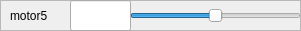
       <widget class="QFrame" name="frame_16">
        <property name="geometry">
         <rect>
          <x>0</x>
          <y>390</y>
          <width>301</width>
          <height>31</height>
         </rect>
        </property>
        <property name="frameShape">
         <enum>QFrame::StyledPanel</enum>
        </property>
        <property name="frameShadow">
         <enum>QFrame::Raised</enum>
        </property>
        <widget class="QSlider" name="motor5">
         <property name="geometry">
          <rect>
           <x>130</x>
           <y>0</y>
           <width>171</width>
           <height>31</height>
          </rect>
         </property>
         <property name="minimum">
          <number>-50</number>
         </property>
         <property name="maximum">
          <number>50</number>
         </property>
         <property name="orientation">
          <enum>Qt::Horizontal</enum>
         </property>
        </widget>
        <widget class="QLabel" name="label_15">
         <property name="geometry">
          <rect>
           <x>10</x>
           <y>0</y>
           <width>91</width>
           <height>31</height>
          </rect>
         </property>
         <property name="text">
          <string>motor5</string>
         </property>
        </widget>
        <widget class="QFrame" name="frame_17">
         <property name="geometry">
          <rect>
           <x>40</x>
           <y>30</y>
           <width>301</width>
           <height>31</height>
          </rect>
         </property>
         <property name="frameShape">
          <enum>QFrame::StyledPanel</enum>
         </property>
         <property name="frameShadow">
          <enum>QFrame::Raised</enum>
         </property>
         <widget class="QSlider" name="horizontalSlider_10">
          <property name="geometry">
           <rect>
            <x>70</x>
            <y>0</y>
            <width>231</width>
            <height>31</height>
           </rect>
          </property>
          <property name="orientation">
           <enum>Qt::Horizontal</enum>
          </property>
         </widget>
         <widget class="QLabel" name="label_16">
          <property name="geometry">
           <rect>
            <x>10</x>
            <y>0</y>
            <width>91</width>
            <height>31</height>
           </rect>
          </property>
          <property name="text">
           <string>motor0</string>
          </property>
         </widget>
        </widget>
        <widget class="QLineEdit" name="setPoint_motor5">
         <property name="geometry">
          <rect>
           <x>70</x>
           <y>0</y>
           <width>61</width>
           <height>31</height>
          </rect>
         </property>
         <property name="readOnly">
          <bool>true</bool>
         </property>
        </widget>
       </widget>
